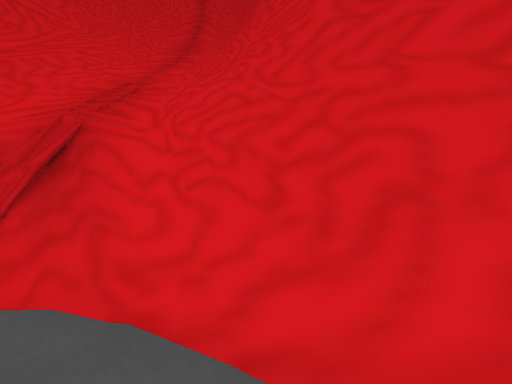
[1] (above)

12 first-person views from a walk through a Unity game level. The camera is 1.5 m above the floor, tilts 10° down and sees 85° across. The floor is counted in squares, 1 m on a side. Each view is taken from the middle of a square. On the plan, view 1 faces up. The plan holds only what a view shows up to about 14 squares ahead; the rest is blank. The place goes on beyond the plan. The player is left out. Some animated figures are left out.

[2]
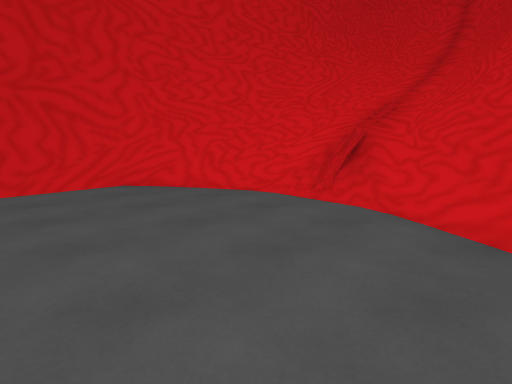

[3]
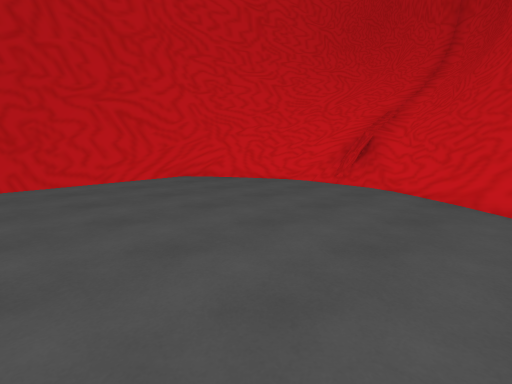

[4]
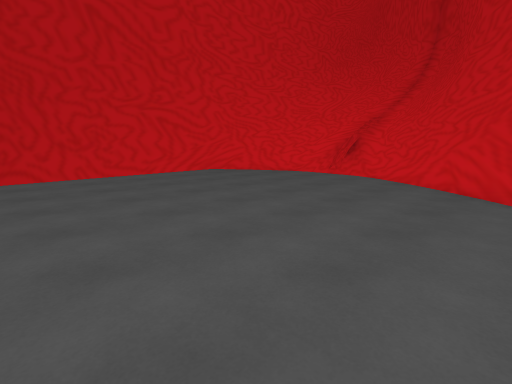

[5]
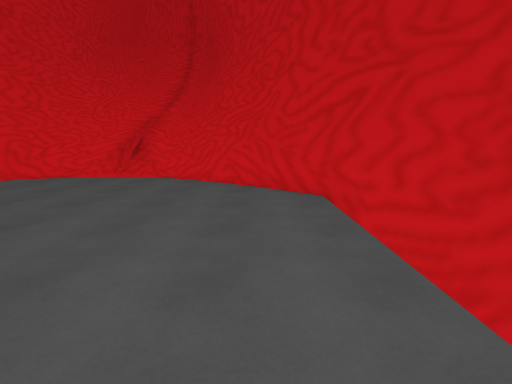

[6]
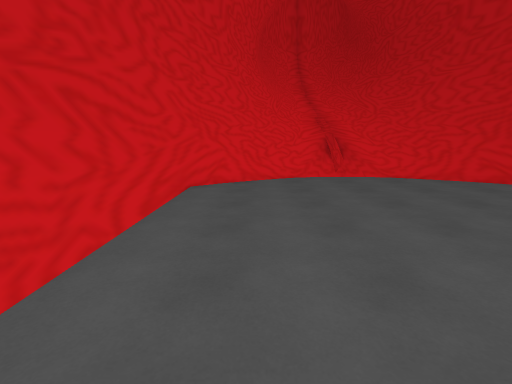

[7]
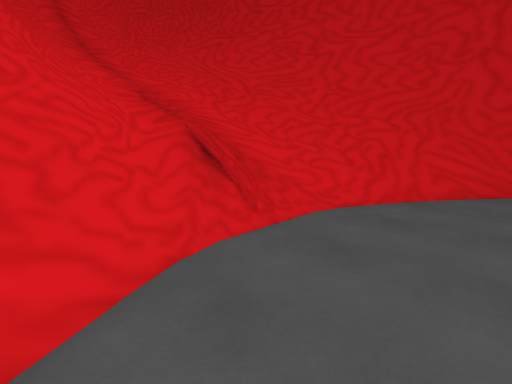

[8]
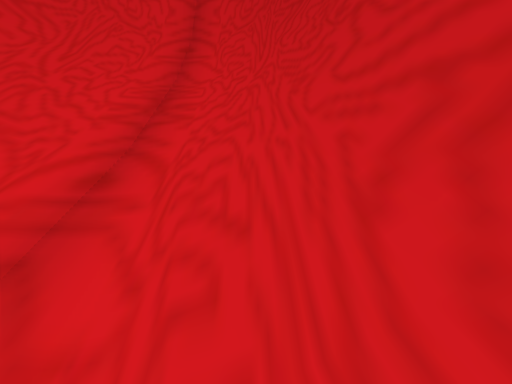

[9]
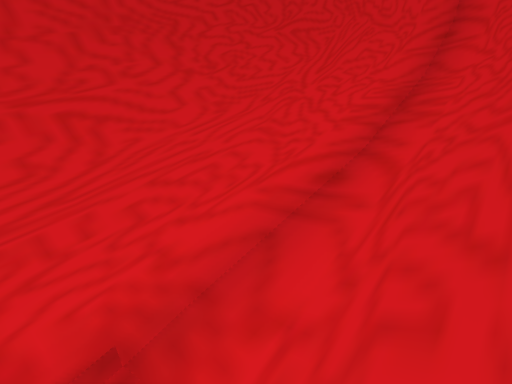

[10]
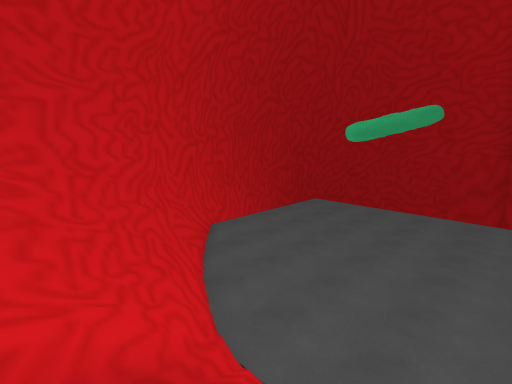

[11]
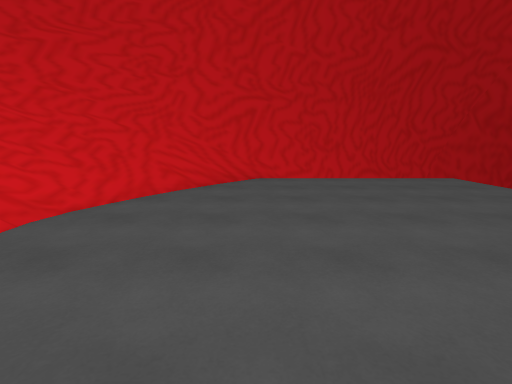

[12]
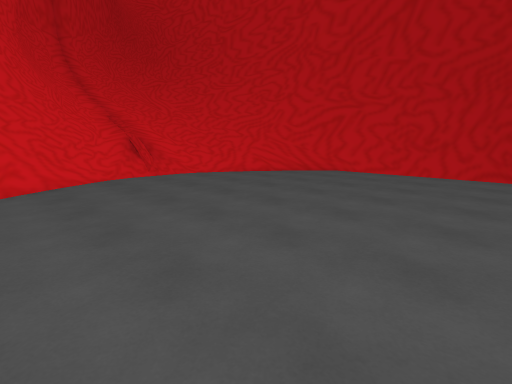

### Floor plan
Key: @ floor where view 1 was taken; # wall or solid block; . floor; / step, stairs or slope; = window, fence, low wall or low ledge; v drop or lower ground.
Columns run from 12 left of view 1 to 7 right of it. Each row starts with its distance up from view 1.
 18        vv#v
 17       ##===#
 16       #=///##
 15       #=///=#
 14      v#////=#
 13      v#////=#
 12      v#////=#
 11      v#/////#
 10      v#/////#
  9      v=/////#
  8      v#/////#
  7      v=/////#v
  6      #=/////#v
  5      #=/////=#
  4     v#=////==#
  3      #=/////=#
  2    v###..../=##
  1    ##=.......=##
  0  v##........@..##
 -1 v##.............##
 -2 ##v..............##
 -3 #v ..............v#v
 -4 v  ..............vv#
 -5 v  ..............vv#
 -6    ..............v v
 -7    ..............v
 -8    ..............v
 -9    ..............v
-10    . ............v

Where each view was taken, in squares from view 1:
view 1: 0 up, 0 right, facing up
view 2: 4 down, 1 right, facing up-left
view 3: 7 down, 2 right, facing up-left
view 4: 10 down, 4 right, facing up-left
view 5: 10 down, 3 right, facing up
view 6: 10 down, 7 left, facing up
view 7: 1 down, 7 left, facing up-right
view 8: 7 up, 1 left, facing up
view 9: 7 up, 1 left, facing up-left
view 10: 5 up, 5 left, facing down-right
view 11: 2 down, 7 left, facing right
view 12: 10 down, 9 left, facing up-right
